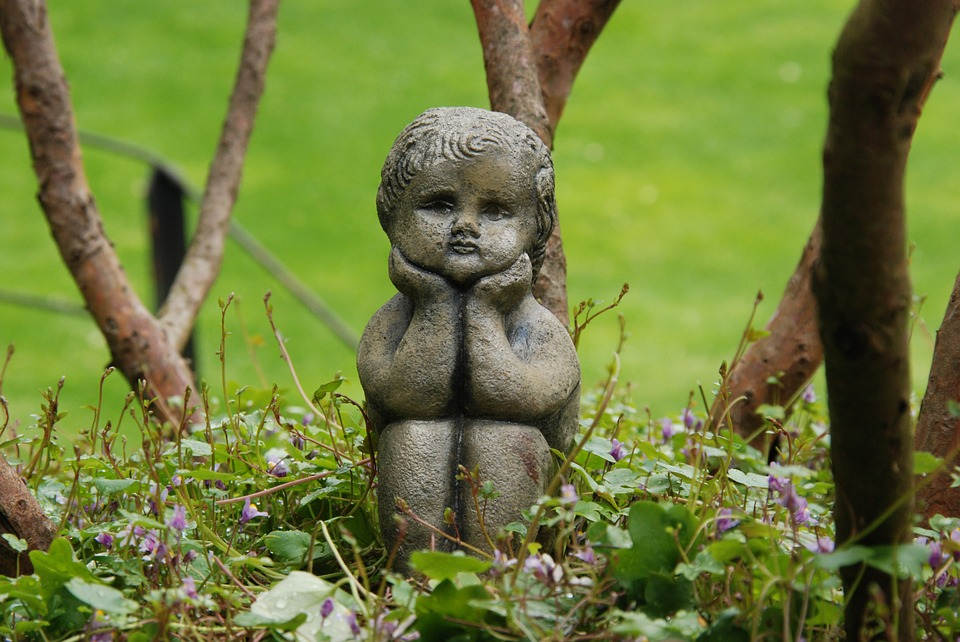
#> input picture pixel_manipulation/test.jpg, 960 x 642 px
$ python rotation.py
#> lines starting #> are read from the running program, lines starting #| are printed output that depends on the picture
from cv2 import cv2
import random
import numpy

image = cv2.imread("test.jpg")
#> image is the input picture: shape (642, 960, 3); mean B, G, R 58.9, 124.2, 111.1
(rows, cols, planes) = numpy.shape(image)
#> rows = 642; cols = 960; planes = 3

center = (cols // 2, rows // 2)
#> center = (480, 321)

matrix = cv2.getRotationMatrix2D(center, 45, 1)

rotation = cv2.warpAffine(image, matrix, (cols, rows))
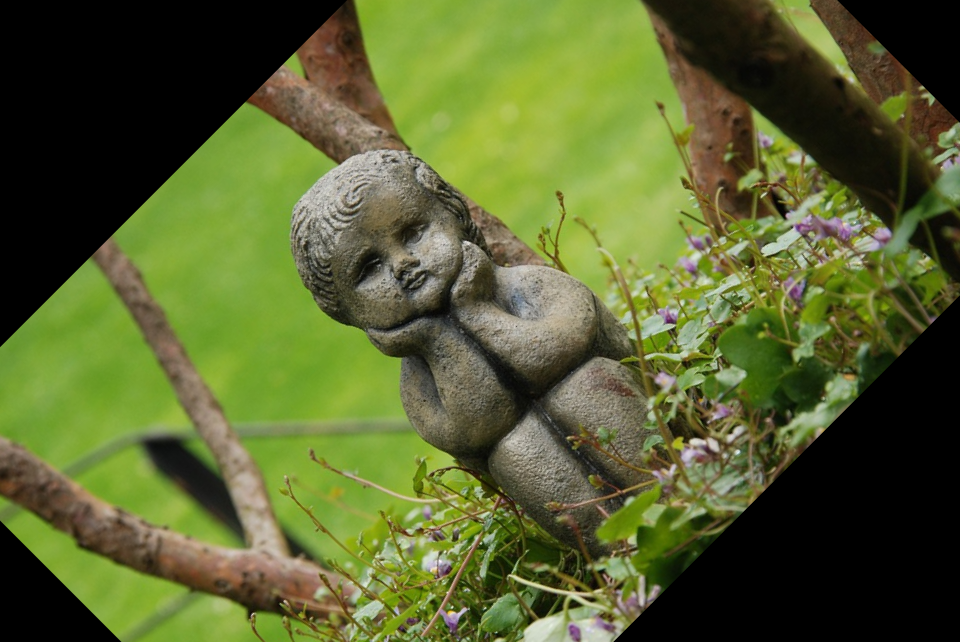
#> rotation: shape (642, 960, 3); mean B, G, R 47.2, 97.9, 87.7

cv2.imshow("test", rotation)
cv2.waitKey(5000)
